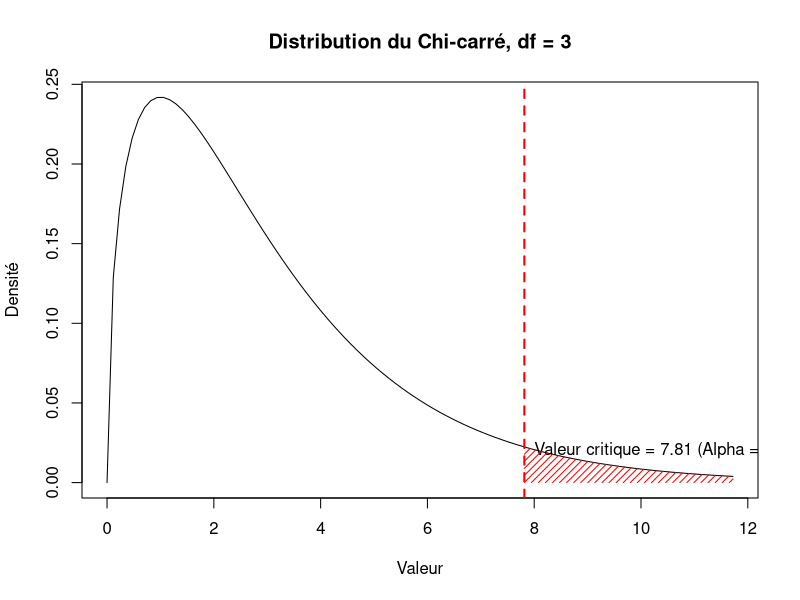

This figure's R source:
## ---- chunk 1
options(tinytex.verbose = TRUE)
## ---- chunk 2
df <- 3
alpha <- 0.05
critical_value <- qchisq(1-alpha, df)

# Création du graphique
curve(dchisq(x, df), from = 0, to = critical_value * 1.5, 
      main = "Distribution du Chi-carré, df = 3", xlab = "Valeur", ylab = "Densité")
abline(v = critical_value, col = "red", lwd = 2, lty = 2)
text(critical_value, 0.02, paste("Valeur critique =", round(critical_value, 2), 
                                 "(Alpha = 0.05)"), pos = 4)

# Ajouter une zone colorée pour la région critique
x_crit <- seq(critical_value, critical_value * 1.5, length.out = 100)
y_crit <- dchisq(x_crit, df)
polygon(c(x_crit, rev(x_crit)), c(rep(0, length(x_crit)), rev(y_crit)), 
        col = "red", border = NA, density = 20)
## ---- chunk 3
observe <- margin.table(HairEyeColor, margin = c(1, 2))
## ---- chunk 4
knitr::kable(observe)
## ---- chunk 5
total <- sum(observe)
attendu <- outer(margin.table(observe, 1), 
                 margin.table(observe, 2), 
                 FUN = "*") / total
knitr::kable(attendu)
## ---- chunk 6
chi_carre_stat <- sum((observe-attendu)^2 /attendu)
round(chi_carre_stat, 3)
## ---- chunk 7
df <- (nrow(observe)-1) * (ncol(observe)-1)
valeur_critique <- qchisq(0.95, df)
round(valeur_critique, 3)
## ---- chunk 8
chisq.test(observe)
